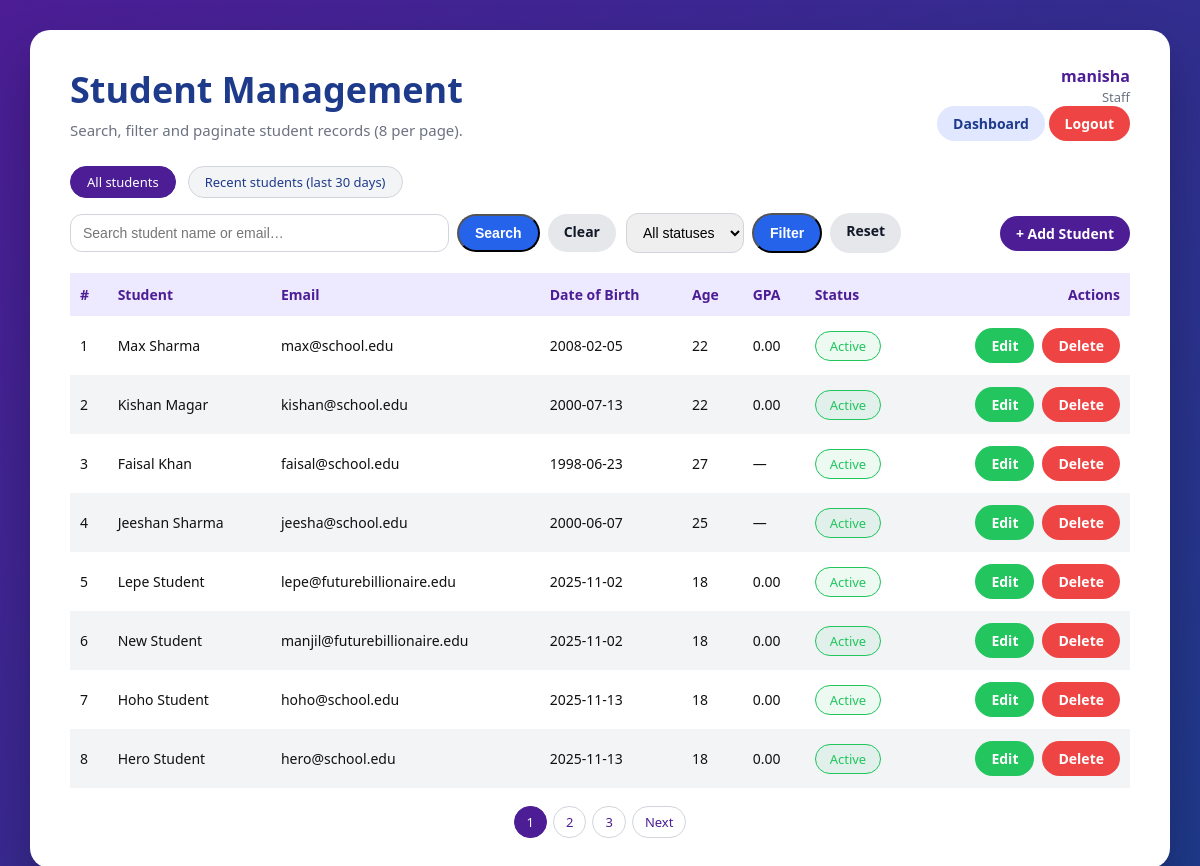
Screenshot of /user_registration_system/user_code/student_list.php (signed in) with the database file from the repository.
### tables this page shows
CREATE TABLE `student` (
  `StudentID` int(11) NOT NULL,
  `UserID` int(11) NOT NULL,
  `FirstName` varchar(50) NOT NULL,
  `LastName` varchar(50) NOT NULL,
  `DateOfBirth` date NOT NULL,
  `Email` varchar(100) NOT NULL,
  `Age` int(11) DEFAULT NULL,
  `GPA` decimal(3,2) DEFAULT NULL,
  `ProfileImage` varchar(255) DEFAULT NULL,
  `AvatarImage` varchar(255) DEFAULT NULL,
  `IsActive` tinyint(1) DEFAULT 1
);

### user_registration_system/user_code/student_list.php (the view, shortened to what this page needs)
<?php
$pdo = getDB();
$username = $_SESSION['username'] ?? 'User';
$role     = $_SESSION['role'] ?? '';
$keyword = trim($_GET['q'] ?? '');
$statusFilter = trim($_GET['status'] ?? '');
$showRecent = isset($_GET['recent']) && $_GET['recent'] === '1';
$recentDays = 30;
$perPage = 8;
$page    = max(1, (int)($_GET['page'] ?? 1));
$offset  = ($page - 1) * $perPage;
$where  = " WHERE 1=1 ";
$params = [];
$countSql = "
    SELECT COUNT(*)
    FROM student s
    JOIN user u ON s.UserID = u.UserID
    $where
";
$stmt = $pdo->prepare($countSql);
$stmt->execute($params);
$totalRows  = (int)$stmt->fetchColumn();
$totalPages = max(1, (int)ceil($totalRows / $perPage));
$sql = "
    SELECT
        s.StudentID,
        s.UserID,
        s.FirstName,
        s.LastName,
        s.DateOfBirth,
        s.Email,
        s.Age,
        s.GPA,
        s.IsActive,
        u.CreatedDate
    FROM student s
    JOIN user u ON s.UserID = u.UserID
    $where
    ORDER BY u.CreatedDate DESC, s.StudentID DESC
    LIMIT :limit OFFSET :offset
";
$stmt = $pdo->prepare($sql);
$stmt->bindValue(':limit',  (int)$perPage, PDO::PARAM_INT);
$stmt->bindValue(':offset', (int)$offset,  PDO::PARAM_INT);
$stmt->execute();
$rows = $stmt->fetchAll(PDO::FETCH_ASSOC);
function student_status_badge(int $active): string {
    $label = $active ? "Active" : "Inactive";
    $color = $active ? "#22c55e" : "#ef4444";
    return "<span style='
        padding:5px 14px;
        border-radius:999px;
        border:1px solid {$color};
        color:{$color};
        background-color:{$color}15;
        font-size:13px;
    '>$label</span>";
}
function student_page_link(int $page, string $keyword, string $status, bool $recent): string {
    $q = ['page'=>$page];
    return 'student_list.php?' . http_build_query($q);
}
?>
<!DOCTYPE html>
<html lang="en">
<head>
</head>
<body>
<div class="page">
  <div class="header-top">
    <div class="title-block">
      <h1>Student Management</h1>
      <p>Search, filter and paginate student records (8 per page).</p>
    </div>
    <div class="user-block">
      <strong><?= htmlspecialchars($username) ?></strong>
      <span class="user-role"><?= htmlspecialchars($role) ?></span>
      <div>
        <a href="dashboard.php" class="btn btn-dashboard">Dashboard</a>
        <a href="logout.php" class="btn btn-logout">Logout</a>
      </div>
    </div>
  </div>
  <div class="pill-row">
    <a href="student_list.php<?= ($keyword || $statusFilter) ? '?' . http_build_query(['q'=>$keyword,'status'=>$statusFilter]) : '' ?>"
       class="pill <?= !$showRecent ? 'active' : '' ?>">
       All students
    </a>
    <a href="student_list.php?<?= htmlspecialchars(http_build_query(array_filter([
        'q'      => $keyword,
        'status' => $statusFilter,
        'recent' => '1'
      ]))) ?>"
      class="pill <?= $showRecent ? 'active' : '' ?>">
      Recent students (last <?= $recentDays ?> days)
    </a>
  </div>
  <div class="toolbar">
    <form method="get" class="search-box">
      <input class="input" type="text" name="q" placeholder="Search student name or email…"
             value="<?= htmlspecialchars($keyword) ?>">
      <button class="btn btn-blue" type="submit">Search</button>
      <a href="student_list.php" class="btn btn-gray">Clear</a>
    </form>
    <form method="get" class="filter-box">
      <select class="select" name="status">
        <option value="">All statuses</option>
      </select>
      <button class="btn btn-blue" type="submit">Filter</button>
      <a href="student_list.php" class="btn btn-gray">Reset</a>
    </form>
    <div style="text-align:right;">
      <a href="add_student.php" class="btn btn-add">+ Add Student</a>
    </div>
  </div>
  <table>
    <thead>
      <tr>
        <th>#</th>
        <th>Student</th>
        <th>Email</th>
        <th>Date of Birth</th>
        <th>Age</th>
        <th>GPA</th>
        <th>Status</th>
        <th style="text-align:right;">Actions</th>
      </tr>
    </thead>
    <tbody>
      <?php if (!$rows): ?>
        <tr><td colspan="8" style="text-align:center;padding:20px;">No students found.</td></tr>
      <?php else: ?>
        <?php $i = $offset + 1; ?>
        <?php foreach ($rows as $s): ?>
          <tr>
            <td><?= $i++ ?></td>
            <td><?= htmlspecialchars($s['FirstName']." ".$s['LastName']) ?></td>
            <td><?= htmlspecialchars($s['Email']) ?></td>
            <td><?= htmlspecialchars($s['DateOfBirth']) ?></td>
            <td><?= $s['Age'] === null ? "—" : (int)$s['Age'] ?></td>
            <td><?= $s['GPA'] === null ? "—" : number_format((float)$s['GPA'], 2) ?></td>
            <td><?= student_status_badge((int)$s['IsActive']) ?></td>
            <td>
              <div class="actions">
                <a href="edit_student.php?id=<?= (int)$s['StudentID'] ?>"
                   class="btn btn-edit">
                   Edit
                </a>
                <a href="delete_student.php?id=<?= (int)$s['StudentID'] ?>"
                   class="btn btn-delete">
                   Delete
                </a>
              </div>
            </td>
          </tr>
        <?php endforeach; ?>
      <?php endif; ?>
    </tbody>
  </table>
  <?php if ($totalPages > 1): ?>
    <div class="pagination">
      <?php for ($p=1;$p<=$totalPages;$p++): ?>
        <a class="page-link <?= $p===$page?'active':'' ?>"
           href="<?= htmlspecialchars(student_page_link($p,$keyword,$statusFilter,$showRecent)) ?>">
           <?= $p ?>
        </a>
      <?php endfor; ?>
      <?php if ($page < $totalPages): ?>
        <a class="page-link"
           href="<?= htmlspecialchars(student_page_link($page+1,$keyword,$statusFilter,$showRecent)) ?>">
           Next
        </a>
      <?php endif; ?>
    </div>
  <?php endif; ?>
</div>
</body>
</html>

### user_registration_system/user_code/student_list.php (style rules this page uses)
body { margin:0; padding:30px; background: linear-gradient(135deg, #4c1d95, #1e3a8a); font-family:system-ui, -apple-system, BlinkMacSystemFont, "Segoe UI", sans-serif; color:#111; }
.page { max-width:1250px; margin:0 auto; background:#ffffff; border-radius:20px; padding:35px 40px 30px; box-shadow:0 25px 50px rgba(0,0,0,0.25); }
.header-top { display:flex; justify-content:space-between; align-items:flex-start; margin-bottom:25px; }
.title-block h1 { margin:0; font-size:36px; font-weight:800; color:#1e3a8a; }
.title-block p { margin:6px 0 0; color:#6b7280; font-size:15px; }
.user-block { text-align:right; font-size:14px; }
.user-block strong { display:block; font-size:16px; color:#4c1d95; }
.user-role { color:#6b7280; font-size:13px; margin-bottom:8px; }
.btn { display:inline-block; font-size:14px; padding:8px 16px; border-radius:999px; text-decoration:none; font-weight:600; }
.btn-dashboard { background:#e0e7ff; color:#1e3a8a; }
.btn-logout { background:#ef4444; color:#ffffff; }
.pill-row { display:flex; gap:12px; margin-bottom:15px; }
.pill { padding:6px 16px; border-radius:999px; border:1px solid #d1d5db; font-size:13px; background:#f3f4f6; text-decoration:none; color:#1e3a8a; }
.pill.active { background:#4c1d95; color:#ffffff; border-color:#4c1d95; }
.toolbar { display:grid; grid-template-columns: minmax(0, 3fr) minmax(0, 2fr) auto; gap:10px; align-items:center; margin-bottom:20px; }
.search-box { display:flex; gap:8px; }
.input { flex:1; padding:10px 12px; border-radius:12px; border:1px solid #d1d5db; font-size:14px; }
.btn-blue { background:#2563eb; color:#ffffff; }
.btn-gray { background:#e5e7eb; color:#111827; }
.filter-box { display:flex; gap:8px; }
.select { padding:10px 12px; border-radius:12px; border:1px solid #d1d5db; font-size:14px; }
.btn-add { background:#4c1d95; color:#ffffff; }
table { width:100%; border-collapse:collapse; font-size:14px; margin-top:10px; }
thead { background:#ede9fe; }
th, td { padding:12px 10px; text-align:left; }
th { color:#4c1d95; font-weight:700; }
tbody tr:nth-child(even) { background:#f3f4f6; }
.actions { display:flex; justify-content:flex-end; gap:8px; }
.btn-edit { background:#22c55e; color:#ffffff; }
.btn-delete { background:#ef4444; color:#ffffff; }
.pagination { margin-top:18px; display:flex; justify-content:center; gap:6px; }
.page-link { padding:6px 12px; border-radius:999px; border:1px solid #d1d5db; background:#ffffff; text-decoration:none; font-size:13px; color:#4c1d95; }
.page-link.active { background:#4c1d95; color:#ffffff; border-color:#4c1d95; }

### rows the page displays
student: FirstName+LastName "Max Sharma", Email "max@school.edu", DateOfBirth "2008-02-05", Age "22", GPA "0.00", IsActive "Active"
student: FirstName+LastName "Kishan Magar", Email "kishan@school.edu", DateOfBirth "2000-07-13", Age "22", GPA "0.00", IsActive "Active"
student: FirstName+LastName "Faisal Khan", Email "faisal@school.edu", DateOfBirth "1998-06-23", Age "27", IsActive "Active"
student: FirstName+LastName "Jeeshan Sharma", Email "jeesha@school.edu", DateOfBirth "2000-06-07", Age "25", IsActive "Active"
student: FirstName+LastName "Lepe Student", Email "lepe@futurebillionaire.edu", DateOfBirth "2025-11-02", Age "18", GPA "0.00", IsActive "Active"
student: FirstName+LastName "New Student", Email "manjil@futurebillionaire.edu", DateOfBirth "2025-11-02", Age "18", GPA "0.00", IsActive "Active"
student: FirstName+LastName "Hoho Student", Email "hoho@school.edu", DateOfBirth "2025-11-13", Age "18", GPA "0.00", IsActive "Active"
student: FirstName+LastName "Hero Student", Email "hero@school.edu", DateOfBirth "2025-11-13", Age "18", GPA "0.00", IsActive "Active"

### other values shown
$username "manisha"
$role "Staff"
$recentDays "30"
